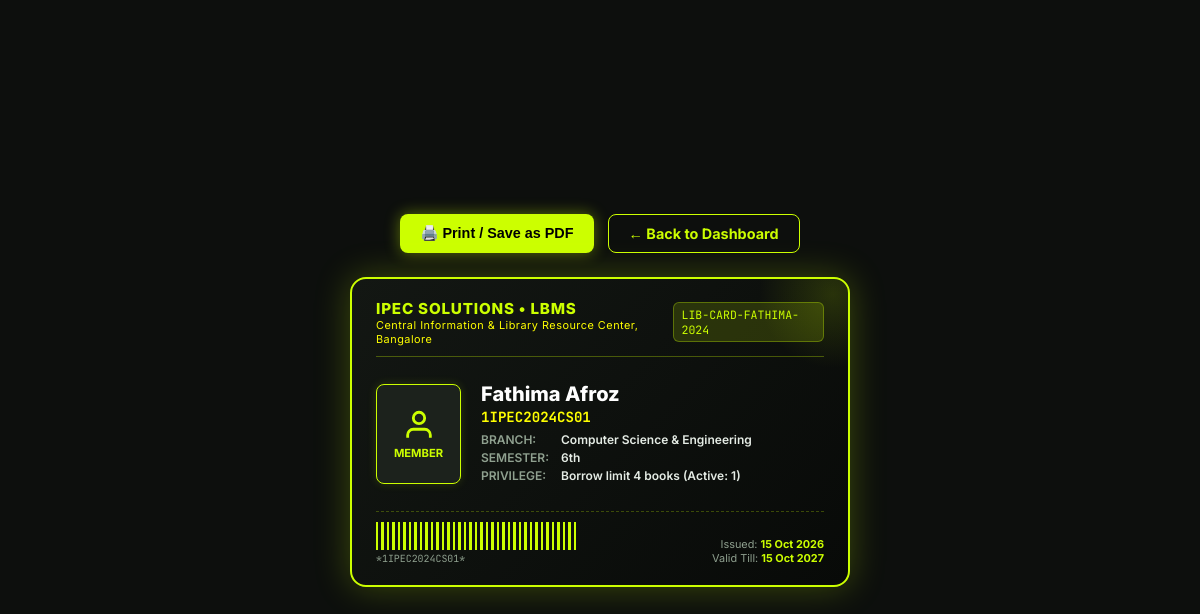
The app's page /library_card (signed in) with its own data.
### tables this page shows
CREATE TABLE Users (
        UserId TEXT PRIMARY KEY,
        Password TEXT NOT NULL,
        Role TEXT NOT NULL CHECK(Role IN ('Staff', 'Student')),
        FullName TEXT NOT NULL,
        Regno TEXT,
        Branch TEXT,
        Sem TEXT,
        Email TEXT,
        Phone TEXT,
        CreatedAt TEXT NOT NULL
    );

### app.py (the view)
@app.route('/library_card')
def library_card():
    if 'user_id' not in session:
        return redirect(url_for('login'))
    user = get_current_user()
    if not user:
        flash("User record not found.", "danger")
        return redirect(url_for('dashboard'))
    conn = get_db_connection()
    active_loans = conn.execute(
        "SELECT COUNT(*) FROM IssueDate WHERE Regno = ? AND Status = 'ISSUED'", (user['Regno'],)
    ).fetchone()[0]
    conn.close()
    card_data = {
        'card_no': f"LIB-CARD-{user['UserId'].upper()}-2024",
        'name': user['FullName'],
        'regno': user['Regno'] or 'N/A',
        'branch': user['Branch'] or 'General Studies',
        'sem': user['Sem'] or 'N/A',
        'role': user['Role'],
        'email': user['Email'] or 'N/A',
        'phone': user['Phone'] or 'N/A',
        'issue_limit': 4 if user['Role'] == 'Student' else 10,
        'active_loans': active_loans,
        'issued_date': date.today().strftime("%d %b %Y"),
        'valid_till': (date.today() + timedelta(days=365)).strftime("%d %b %Y")
    }
    return render_template('library_card.html', card=card_data)

### app.py (called while the page is built)
def get_current_user():
    if 'user_id' in session:
        conn = get_db_connection()
        user = conn.execute("SELECT * FROM Users WHERE UserId = ?", (session['user_id'],)).fetchone()
        conn.close()
        return user
    return None

### database.py (called while the page is built)
def get_db_connection():
    conn = sqlite3.connect(DB_PATH)
    conn.row_factory = sqlite3.Row
    conn.execute("PRAGMA foreign_keys = ON")
    return conn

### templates/library_card.html (shortened to what this page needs)
<!DOCTYPE html>
<html lang="en">
<head>
</head>
<body>
  <div class="actions-bar">
    <button class="btn btn-kiwi" onclick="window.print()">
      🖨️ Print / Save as PDF
    </button>
    <a href="{{ url_for('dashboard') }}" class="btn btn-outline">
      ← Back to Dashboard
    </a>
  </div>
  <div class="id-card-wrapper" id="library-card">
    <div class="card-top">
      <div>
        <div class="inst-title">iPEC Solutions • LBMS</div>
        <div class="inst-sub">Central Information & Library Resource Center, Bangalore</div>
      </div>
      <div class="card-id-badge">{{ card.card_no }}</div>
    </div>
    <div class="card-mid">
      <div class="photo-frame">
        <svg width="34" height="34" viewBox="0 0 24 24" fill="none" stroke="#CCFF00" stroke-width="2">
          <path d="M20 21v-2a4 4 0 0 0-4-4H8a4 4 0 0 0-4 4v2"></path>
          <circle cx="12" cy="7" r="4"></circle>
        </svg>
        <span style="margin-top:4px; font-weight:700;">MEMBER</span>
      </div>
      <div class="info-list">
        <div class="info-name">{{ card.name }}</div>
        <div class="info-regno">{{ card.regno }}</div>
        <div class="info-row">
          <span class="info-label">Branch:</span>
          <span class="info-value">{{ card.branch }}</span>
        </div>
        <div class="info-row">
          <span class="info-label">Semester:</span>
          <span class="info-value">{{ card.sem }}</span>
        </div>
        <div class="info-row">
          <span class="info-label">Privilege:</span>
          <span class="info-value">Borrow limit {{ card.issue_limit }} books (Active: {{ card.active_loans }})</span>
        </div>
      </div>
    </div>
    <div class="card-bot">
      <div>
        <div class="barcode"></div>
        <div style="font-family:'JetBrains Mono',monospace; font-size:0.62rem; color:#8fa08f; margin-top:2px;">
          *{{ card.regno }}*
        </div>
      </div>
      <div class="valid-info">
        <div>Issued: <strong>{{ card.issued_date }}</strong></div>
        <div>Valid Till: <strong>{{ card.valid_till }}</strong></div>
      </div>
    </div>
  </div>
</body>
</html>

### templates/library_card.html (style rules this page uses)
* { box-sizing: border-box; margin: 0; padding: 0; }
body { font-family: 'Inter', sans-serif; background: #0d0f0d; color: #fff; display: flex; flex-direction: column; align-items: center; justify-content: center; min-height: 100vh; padding: 20px; }
.actions-bar { margin-bottom: 24px; display: flex; gap: 14px; }
.btn { padding: 10px 20px; border-radius: 8px; font-weight: 700; cursor: pointer; font-size: 0.9rem; text-decoration: none; display: inline-flex; align-items: center; gap: 8px; border: none; transition: transform 0.2s ease; }
.btn-kiwi { background: #CCFF00; color: #000; box-shadow: 0 0 15px rgba(204, 255, 0, 0.4); }
.btn-outline { background: transparent; color: #CCFF00; border: 1px solid #CCFF00; }
.id-card-wrapper { width: 500px; height: 310px; background: linear-gradient(135deg, #131713 0%, #080a08 100%); border: 2px solid #CCFF00; border-radius: 16px; padding: 20px 24px; box-shadow: 0 0 35px rgba(204, 255, 0, 0.25); position: relative; overflow: hidden; display: flex; flex-direction: column; justify-content: space-between; }
.id-card-wrapper::before { content: ""; position: absolute; top: -60px; right: -60px; width: 150px; height: 150px; background: radial-gradient(circle, rgba(204, 255, 0, 0.15) 0%, transparent 70%); border-radius: 50%; }
.card-top { display: flex; justify-content: space-between; align-items: center; border-bottom: 1.5px solid rgba(204, 255, 0, 0.3); padding-bottom: 10px; }
.inst-title { font-size: 0.95rem; font-weight: 800; color: #CCFF00; letter-spacing: 0.8px; text-transform: uppercase; }
.inst-sub { font-size: 0.68rem; color: #FFFF00; letter-spacing: 0.5px; }
.card-id-badge { font-family: 'JetBrains Mono', monospace; font-size: 0.72rem; background: rgba(204, 255, 0, 0.15); color: #CCFF00; padding: 4px 8px; border-radius: 6px; border: 1px solid rgba(204, 255, 0, 0.3); }
.card-mid { display: flex; gap: 20px; align-items: center; margin: 12px 0; }
.photo-frame { width: 85px; height: 100px; background: #1c221c; border: 1.5px solid #CCFF00; border-radius: 8px; display: flex; flex-direction: column; align-items: center; justify-content: center; color: #CCFF00; font-size: 0.7rem; box-shadow: 0 0 10px rgba(204, 255, 0, 0.15); }
.info-list { flex: 1; }
.info-name { font-size: 1.25rem; font-weight: 800; color: #ffffff; margin-bottom: 2px; }
.info-regno { font-family: 'JetBrains Mono', monospace; font-size: 0.88rem; color: #FFFF00; font-weight: 700; margin-bottom: 6px; }
.info-row { display: grid; grid-template-columns: 80px 1fr; font-size: 0.75rem; margin-bottom: 3px; }
.info-label { color: #8fa08f; text-transform: uppercase; font-weight: 600; }
.info-value { color: #e5ece5; font-weight: 600; }
.card-bot { display: flex; justify-content: space-between; align-items: flex-end; border-top: 1px dashed rgba(204, 255, 0, 0.25); padding-top: 10px; }
.barcode { width: 200px; height: 28px; background: repeating-linear-gradient( 90deg, #CCFF00 0px, #CCFF00 2px, transparent 2px, transparent 5px, #CCFF00 5px, #CCFF00 8px, transparent 8px, transparent 11px ); }
.valid-info { text-align: right; font-size: 0.68rem; color: #8fa08f; }
.valid-info strong { color: #CCFF00; }

### records on screen
Users: name "Fathima Afroz", regno "1IPEC2024CS01", branch "Computer Science & Engineering", sem "6th"

### other values on screen
{{ card.card_no }} "LIB-CARD-FATHIMA-2024"
{{ card.issue_limit }} "4"
{{ card.active_loans }} "1"
{{ card.issued_date }} "15 Oct 2026"
{{ card.valid_till }} "15 Oct 2027"
